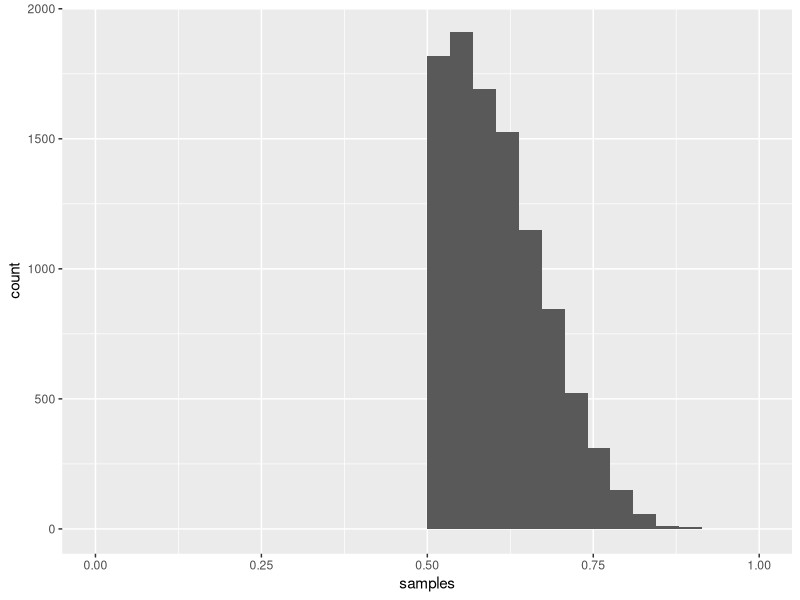
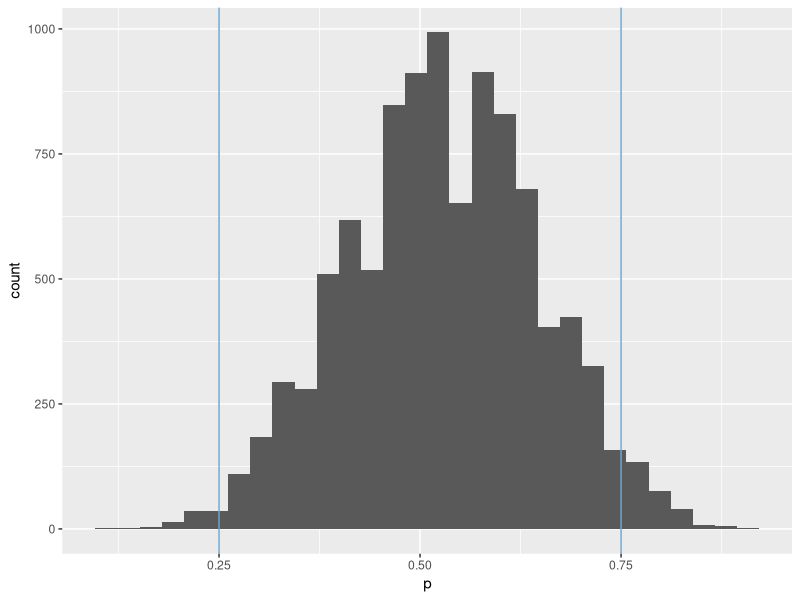
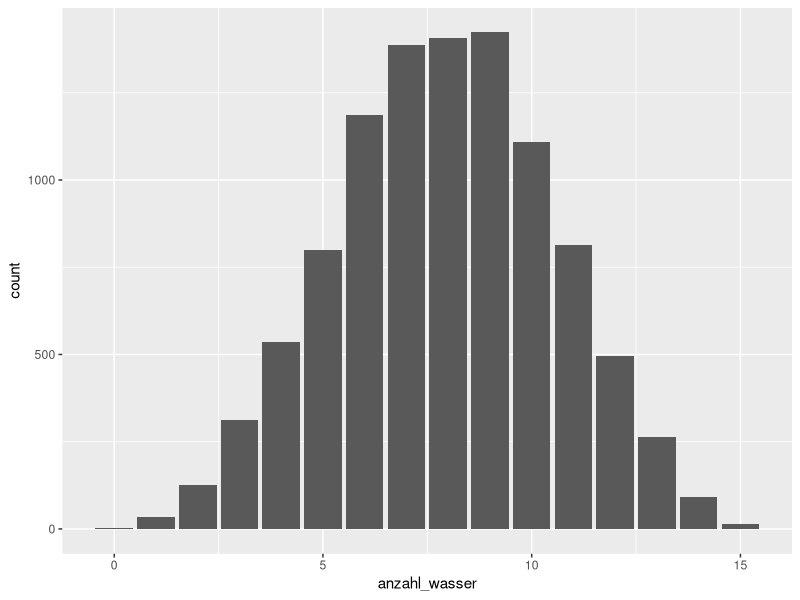

The R source for these figures, in order:
## ---- chunk 1
library(tidyverse)
## ---- chunk 2
p_grid <- seq( from=0 , to=1 , length.out=1000 ) # Gitterwerte
prior <- rep( 1 , 1000 ) # Priori-Gewichte
likelihood <- dbinom( 6 , size=9 , prob=p_grid )
unstandardisierte_posterior <- likelihood * prior
posterior <- unstandardisierte_posterior / sum(unstandardisierte_posterior)
## ---- chunk 3
# um die Zufallszahlen festzulegen, damit alle die gleichen Zufallswerte bekommen:
set.seed(100)
# Stichproben ziehen aus der Posteriori-Verteilung
samples <-
 tibble(
 p = sample( p_grid , prob=posterior, size=1e4, replace=TRUE)) %>%
 mutate(
 id = row_number())

## ---- chunk 4
PPV <-
 samples %>%
 mutate(anzahl_wasser2 = rbinom(1e4, size = 9, prob = p))

## ---- chunk 5
PPV %>%
 filter(anzahl_wasser2 == 6) %>%
 summarise(wie_oft_6_wasser = n(),
 anteil_6_wasser = wie_oft_6_wasser / nrow(samples))
## ---- chunk 6

mean(PPV$anzahl_wasser2)

PPV %>% 
  summarise(ppv_avg = mean(anzahl_wasser2),
            ppv_sd = sd(anzahl_wasser2))
  
## ---- chunk 7
p_grid <- seq(from = 0, to = 1, length.out = 1000)
prior <- case_when(
 p_grid < 0.5 ~ 0,
 p_grid >= 0.5 ~ 1)
likelihood <- dbinom(8, size = 15, prob = p_grid)
unstand_posterior <- likelihood * prior
posterior <- unstand_posterior / sum(unstand_posterior)
## ---- chunk 8
samples <- sample(p_grid, prob = posterior, size = 1e4, replace = TRUE)

post_samples <-
  tibble(
    post_stipro = samples)
## ---- chunk 9
post_samples %>% 
  ggplot(aes(x = samples)) +
  geom_histogram() +
  scale_x_continuous(limits = c(0, 1))
## ---- chunk 10
mean(samples)
sd(samples)
## ---- chunk 11
post_samples %>% 
  summarise(wasseranteil_mw = mean(post_stipro),
            wasseranteil_sd = sd(post_stipro))
## ---- chunk 12
p_grid <- seq( from=0 , to=1 , length.out=100) # Gitterwerte
prior <- rep(1, 100 ) # Priori-Gewichte
likelihood <- dbinom(8 , size= 15, prob=p_grid)
unstandardisierte_posterior <- likelihood * prior
posterior <- unstandardisierte_posterior / sum(unstandardisierte_posterior)
## ---- chunk 13
samples <-
 tibble(
 p = sample(p_grid , prob=posterior, size=1e4, replace=TRUE)) %>%
 mutate(
 id = row_number())
PPV <-
 samples %>%
 mutate( anzahl_wasser = rbinom(1e4, size = 15, prob = p))
## ---- chunk 14
samples %>% 
  ggplot(aes(x = p)) +
  geom_histogram(bins = 30) +
  geom_vline(xintercept = c(.25, .75), color = "skyblue3")
## ---- chunk 15
PPV %>% 
  summarise(q_50 = quantile(anzahl_wasser, .5))
## ---- chunk 16
PPV %>% 
  summarise(ppv_avg = mean(anzahl_wasser))
## ---- chunk 17
PPV %>% 
  filter(anzahl_wasser == 8)
## ---- chunk 18
PPV %>% 
  ggplot() +
  aes(x = anzahl_wasser) +
  geom_bar()
